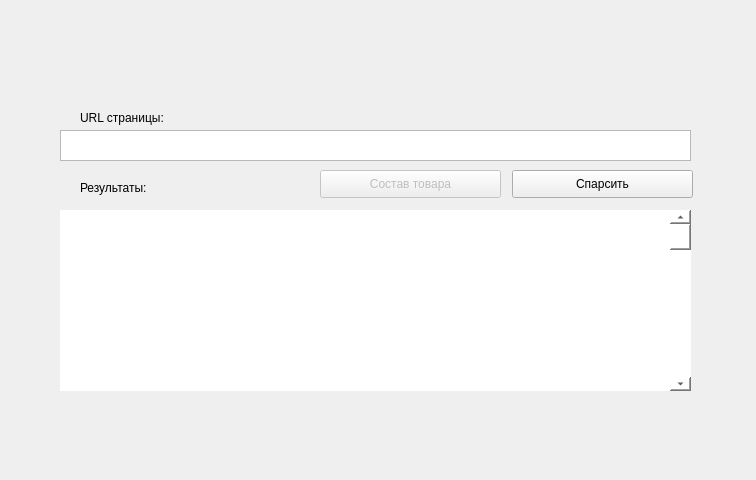
<?xml version="1.0" encoding="UTF-8"?>
<ui version="4.0">
 <class>Parcer</class>
 <widget class="QMainWindow" name="Parcer">
  <property name="geometry">
   <rect>
    <x>0</x>
    <y>0</y>
    <width>756</width>
    <height>480</height>
   </rect>
  </property>
  <property name="windowTitle">
   <string>Парсер Lamoda</string>
  </property>
  <property name="windowIcon">
   <iconset>
    <normaloff>img/logo.png</normaloff>img/logo.png</iconset>
  </property>
  <widget class="QWidget" name="centralwidget">
   <widget class="QPushButton" name="pushButton">
    <property name="geometry">
     <rect>
      <x>512</x>
      <y>170</y>
      <width>181</width>
      <height>28</height>
     </rect>
    </property>
    <property name="text">
     <string>Спарсить</string>
    </property>
   </widget>
   <widget class="QTextEdit" name="textEdit">
    <property name="geometry">
     <rect>
      <x>60</x>
      <y>130</y>
      <width>631</width>
      <height>31</height>
     </rect>
    </property>
    <property name="html">
     <string>&lt;!DOCTYPE HTML PUBLIC &quot;-//W3C//DTD HTML 4.0//EN&quot; &quot;http://www.w3.org/TR/REC-html40/strict.dtd&quot;&gt;
&lt;html&gt;&lt;head&gt;&lt;meta name=&quot;qrichtext&quot; content=&quot;1&quot; /&gt;&lt;style type=&quot;text/css&quot;&gt;
p, li { white-space: pre-wrap; }
&lt;/style&gt;&lt;/head&gt;&lt;body style=&quot; font-family:'MS Shell Dlg 2'; font-size:7.8pt; font-weight:400; font-style:normal;&quot;&gt;
&lt;p style=&quot;-qt-paragraph-type:empty; margin-top:0px; margin-bottom:0px; margin-left:0px; margin-right:0px; -qt-block-indent:0; text-indent:0px;&quot;&gt;&lt;br /&gt;&lt;/p&gt;&lt;/body&gt;&lt;/html&gt;</string>
    </property>
   </widget>
   <widget class="QLabel" name="label">
    <property name="geometry">
     <rect>
      <x>140</x>
      <y>-40</y>
      <width>481</width>
      <height>161</height>
     </rect>
    </property>
    <property name="text">
     <string>&lt;html&gt;&lt;head/&gt;&lt;body&gt;&lt;p&gt;&lt;img src=&quot;:/logo/logo.png&quot;/&gt;&lt;/p&gt;&lt;/body&gt;&lt;/html&gt;</string>
    </property>
   </widget>
   <widget class="QLabel" name="label_2">
    <property name="geometry">
     <rect>
      <x>80</x>
      <y>110</y>
      <width>101</width>
      <height>16</height>
     </rect>
    </property>
    <property name="text">
     <string>URL страницы:</string>
    </property>
   </widget>
   <widget class="QLabel" name="label_3">
    <property name="geometry">
     <rect>
      <x>80</x>
      <y>180</y>
      <width>101</width>
      <height>16</height>
     </rect>
    </property>
    <property name="text">
     <string>Результаты:</string>
    </property>
   </widget>
   <widget class="QWidget" name="widget" native="true">
    <property name="enabled">
     <bool>true</bool>
    </property>
    <property name="geometry">
     <rect>
      <x>60</x>
      <y>210</y>
      <width>631</width>
      <height>181</height>
     </rect>
    </property>
    <property name="mouseTracking">
     <bool>false</bool>
    </property>
    <property name="autoFillBackground">
     <bool>false</bool>
    </property>
    <property name="styleSheet">
     <string notr="true">background-color: rgb(255, 255, 255)</string>
    </property>
    <widget class="QScrollBar" name="verticalScrollBar">
     <property name="geometry">
      <rect>
       <x>610</x>
       <y>0</y>
       <width>21</width>
       <height>181</height>
      </rect>
     </property>
     <property name="orientation">
      <enum>Qt::Vertical</enum>
     </property>
    </widget>
   </widget>
   <widget class="QPushButton" name="pushButton_2">
    <property name="enabled">
     <bool>false</bool>
    </property>
    <property name="geometry">
     <rect>
      <x>320</x>
      <y>170</y>
      <width>181</width>
      <height>28</height>
     </rect>
    </property>
    <property name="text">
     <string>Состав товара</string>
    </property>
   </widget>
  </widget>
 </widget>
 <resources>
  <include location="img/logo.qrc"/>
 </resources>
 <connections/>
</ui>
